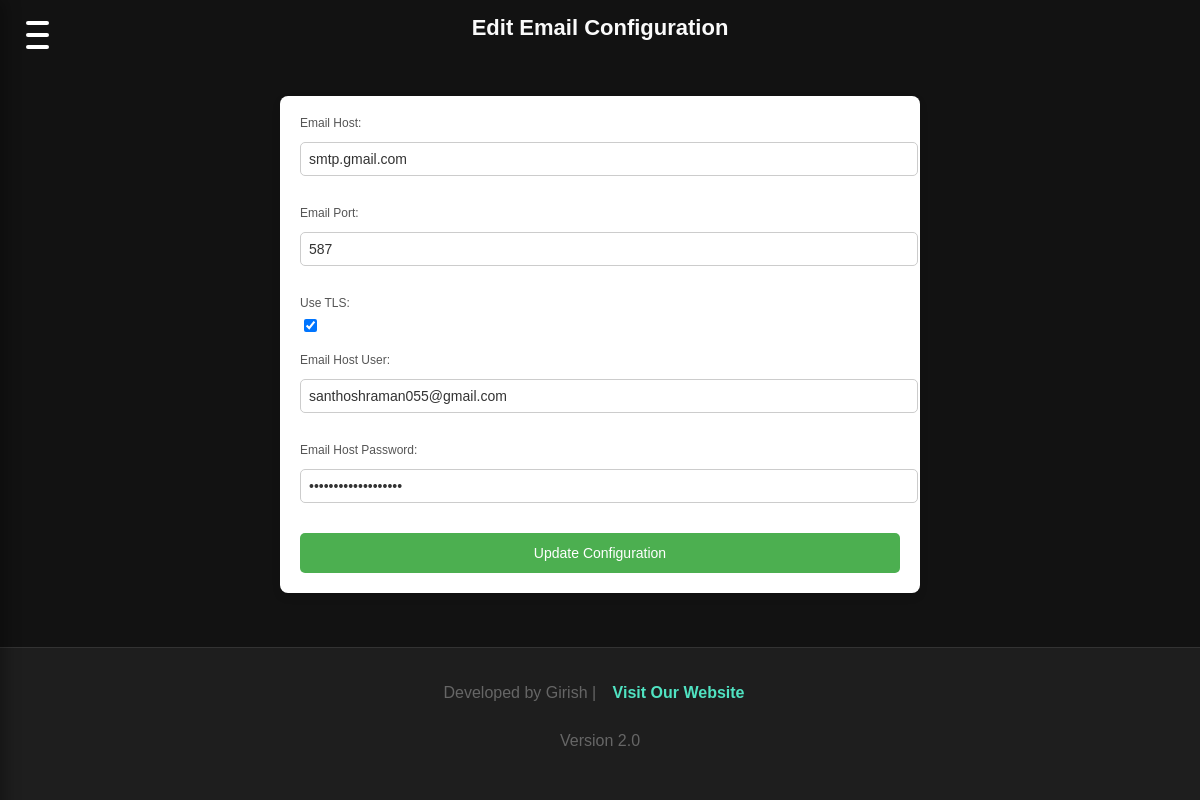
Screenshot of /email-configs/edit/3/ with the database file from the repository.
### app1/models.py (models this page shows, shortened)
class EmailConfig(models.Model):
    email_host = models.CharField(max_length=255)
    email_port = models.IntegerField()
    email_use_tls = models.BooleanField(default=True)
    email_host_user = models.CharField(max_length=255)
    email_host_password = models.CharField(max_length=255)

### app1/views.py (the view, shortened to what this page needs)
# urls.py: path('email-configs/edit/<int:email_config_id>/', views.edit_email_config, name='edit_email_config'),
def edit_email_config(request, email_config_id):
    email_config = get_object_or_404(EmailConfig, id=email_config_id)
    return render(request, 'email/edit_email_config.html', {'email_config': email_config})

### templates/email/edit_email_config.html (shortened to what this page needs)
<!DOCTYPE html>
{% load static %}
<html lang="en">
<head>
    <link rel="stylesheet" href="https://cdnjs.cloudflare.com/ajax/libs/font-awesome/5.15.4/css/all.min.css">
    <link rel="stylesheet" href="{% static 'css/home.css' %}">
</head>
<body>
    <button class="toggle-btn" id="toggle-btn">
        <span></span>
        <span></span>
        <span></span>
    </button>
    <h1>Edit Email Configuration</h1>
    <form method="POST">
        <label for="email_host">Email Host:</label>
        <input type="text" id="email_host" name="email_host" value="{{ email_config.email_host }}" required><br><br>
        <label for="email_port">Email Port:</label>
        <input type="number" id="email_port" name="email_port" value="{{ email_config.email_port }}" required><br><br>
        <label for="email_use_tls">Use TLS:</label>
        <input type="checkbox" id="email_use_tls" name="email_use_tls" {% if email_config.email_use_tls %}checked{% endif %}><br><br>
        <label for="email_host_user">Email Host User:</label>
        <input type="text" id="email_host_user" name="email_host_user" value="{{ email_config.email_host_user }}" required><br><br>
        <label for="email_host_password">Email Host Password:</label>
        <input type="password" id="email_host_password" name="email_host_password" value="{{ email_config.email_host_password }}" required><br><br>
        <button type="submit">Update Configuration</button>
    </form>
    <footer>
        <p>Developed by Girish | <a href="/">Visit our website</a></p>
        <P>Version 2.0</P>
    </footer>
</body>
</html>

### static/css/home.css (style rules this page uses)
body, html { margin: 0; padding: 0; font-family: 'Arial', sans-serif; background-color: #121212; color: #ffffff; display: flex; flex-direction: column; min-height: 100vh; }
footer { background-color: #1e1e1e; text-align: center; padding: 20px; font-size: 0.9em; border-top: 1px solid #333; margin-top: auto; }
footer a { color: #50e3c2; text-decoration: none; }
.toggle-btn { position: fixed; top: 15px; left: 15px; width: 30px; height: 25px; display: flex; flex-direction: column; justify-content: space-between; background: transparent; border: none; cursor: pointer; z-index: 1100; }
.toggle-btn span { display: block; height: 4px; width: 100%; background-color: #333; border-radius: 2px; transition: transform 0.3s ease, opacity 0.3s ease; }
.toggle-btn { position: fixed; top: 20px; left: 20px; display: flex; flex-direction: column; justify-content: space-between; width: 35px; height: 30px; cursor: pointer; z-index: 1100; background: none; border: none; }
.toggle-btn span { display: block; width: 100%; height: 4px; background-color: hsl(57, 84%, 49%); border-radius: 4px; transition: transform 0.3s ease, background-color 0.3s ease; }
a { color: #2196F3; text-decoration: none; font-weight: bold; padding: 8px 12px; border-radius: 4px; transition: all 0.3s ease; text-transform: capitalize; }

### templates/email/edit_email_config.html (style rules this page uses)
.toggle-btn { position: fixed; top: 20px; left: 20px; display: flex; flex-direction: column; justify-content: space-between; width: 35px; height: 30px; cursor: pointer; z-index: 1100; background: none; border: none; }
.toggle-btn span { display: block; width: 100%; height: 4px; background-color: #fff; border-radius: 4px; transition: transform 0.3s ease, background-color 0.3s ease; }
p { font-size: 16px; color: #666; text-align: center; margin-bottom: 30px; }
form { background-color: #fff; padding: 15px; border-radius: 8px; box-shadow: 0 4px 8px rgba(0, 0, 0, 0.1); max-width: 500px; margin: 40px auto; width: 100%; }
h1 { font-size: 20px; color: hsl(0, 0%, 98%); text-align: center; margin-bottom: 15px; }
label { font-size: 12px; color: #555; margin-bottom: 6px; display: block; }
input[type="text"], input[type="number"], input[type="password"] { width: 100%; padding: 8px; margin: 6px 0 12px 0; border: 1px solid #ccc; border-radius: 5px; font-size: 12px; color: #333; }
input[type="checkbox"] { margin-right: 6px; vertical-align: middle; }
button[type="submit"] { background-color: #4CAF50; color: #fff; padding: 10px 20px; border: none; border-radius: 5px; font-size: 12px; cursor: pointer; width: 100%; transition: background-color 0.3s ease; }
@media (min-width: 1200px) { form { max-width: 600px; padding: 20px; } }
@media (min-width: 1200px) { h1 { font-size: 22px; } }
@media (min-width: 1200px) { input[type="text"], input[type="number"], input[type="password"] { font-size: 14px; } }
@media (min-width: 1200px) { button[type="submit"] { padding: 12px 24px; font-size: 14px; } }

### rows the page displays
EmailConfig: email_host "smtp.gmail.com", email_port "587", email_use_tls "☑", email_host_user "santhoshraman055@gmail.com"
